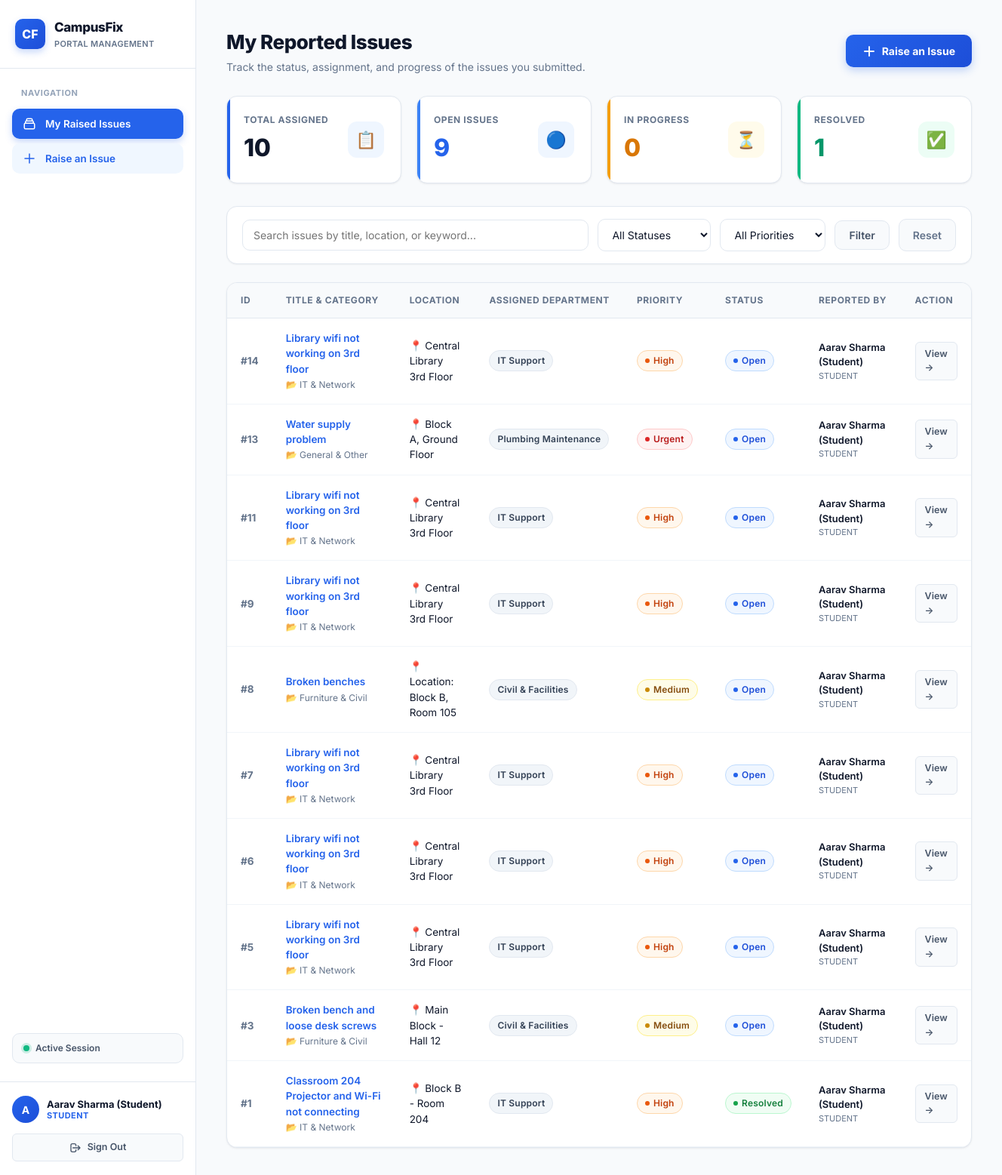
The page /dashboard (signed in) on the database as committed earlier.
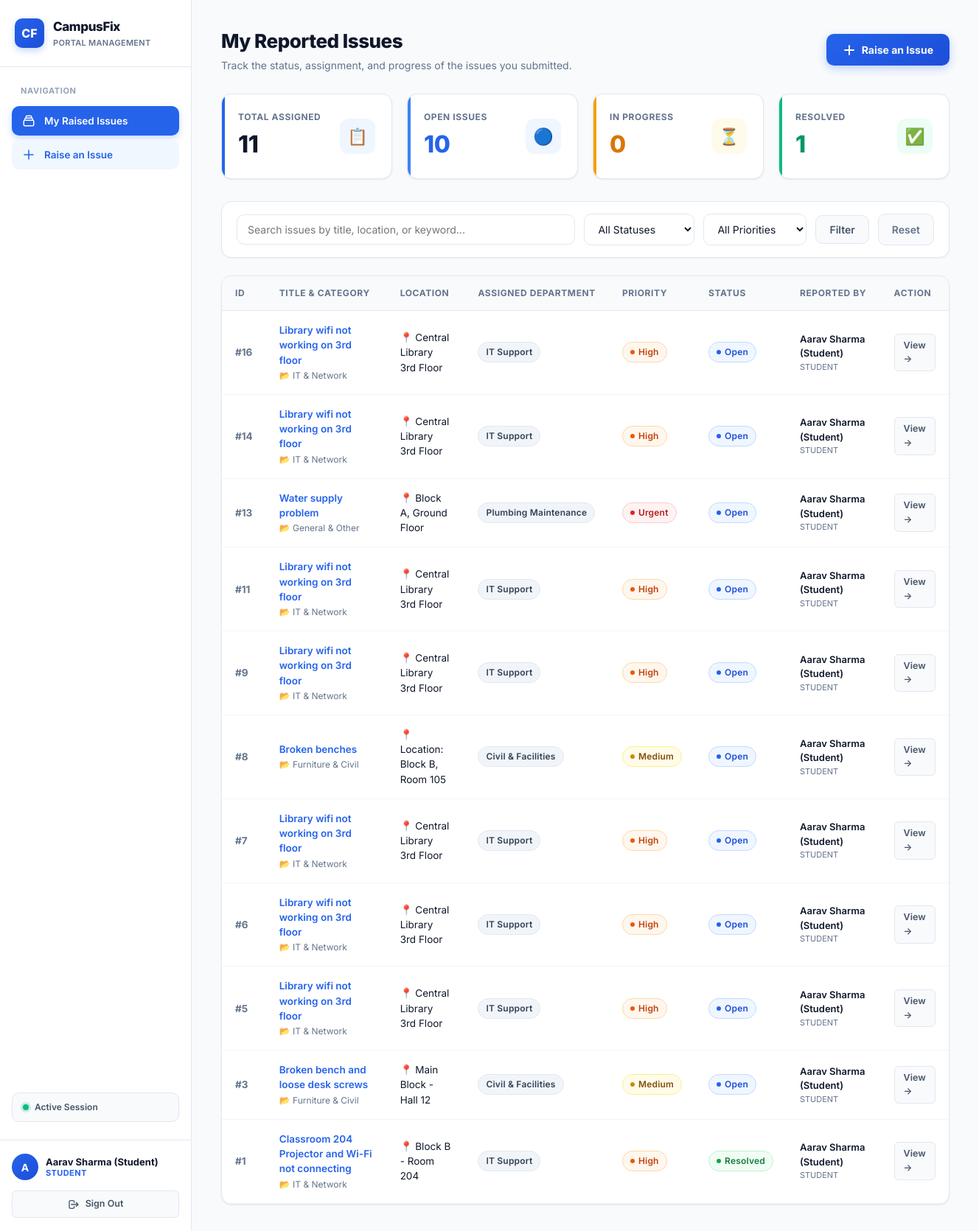
The same page on the database as committed later.
### tables this page shows
CREATE TABLE issues (
        id INTEGER PRIMARY KEY AUTOINCREMENT,
        title TEXT NOT NULL,
        description TEXT NOT NULL,
        category TEXT NOT NULL,
        location TEXT NOT NULL,
        priority TEXT NOT NULL,      -- Low, Medium, High, Urgent
        status TEXT NOT NULL,        -- Open, In Progress, Resolved
        assigned_department TEXT NOT NULL,
        reported_by_id INTEGER NOT NULL,
        reported_by_name TEXT NOT NULL,
        reported_by_role TEXT NOT NULL,
        created_at TIMESTAMP DEFAULT CURRENT_TIMESTAMP,
        updated_at TIMESTAMP DEFAULT CURRENT_TIMESTAMP,
        resolution_notes TEXT, ai_reasoning TEXT,
        FOREIGN KEY (reported_by_id) REFERENCES users (id)
    );

### app.py (the view)
@app.route('/dashboard')
@login_required
def dashboard():
    search = request.args.get('search', '').strip()
    status_filter = request.args.get('status', '').strip()
    priority_filter = request.args.get('priority', '').strip()
    dept_filter = request.args.get('department', '').strip()
    role = session.get('role')
    user_id = session.get('user_id')
    user_dept = session.get('department')
    conn = get_db()
    cursor = conn.cursor()
    query = 'SELECT * FROM issues WHERE 1=1'
    params = []
    if role in ['student', 'faculty']:
        query += ' AND reported_by_id = ?'
        params.append(user_id)
    elif role == 'staff':
        query += ' AND assigned_department = ?'
        params.append(user_dept)
    if search:
        query += ' AND (title LIKE ? OR description LIKE ? OR location LIKE ?)'
        like_str = f'%{search}%'
        params.extend([like_str, like_str, like_str])
    if status_filter:
        query += ' AND status = ?'
        params.append(status_filter)
    if priority_filter:
        query += ' AND priority = ?'
        params.append(priority_filter)
    if role == 'admin' and dept_filter:
        query += ' AND assigned_department = ?'
        params.append(dept_filter)
    query += ' ORDER BY id DESC'
    cursor.execute(query, params)
    issues = cursor.fetchall()
    stats_query = 'SELECT status, COUNT(*) as count FROM issues WHERE 1=1'
    stats_params = []
    if role in ['student', 'faculty']:
        stats_query += ' AND reported_by_id = ?'
        stats_params.append(user_id)
    elif role == 'staff':
        stats_query += ' AND assigned_department = ?'
        stats_params.append(user_dept)
    stats_query += ' GROUP BY status'
    cursor.execute(stats_query, stats_params)
    status_counts = {row['status']: row['count'] for row in cursor.fetchall()}
    total_issues = sum(status_counts.values())
    open_issues = status_counts.get('Open', 0)
    in_progress_issues = status_counts.get('In Progress', 0)
    resolved_issues = status_counts.get('Resolved', 0)
    cursor.execute('SELECT DISTINCT assigned_department FROM issues WHERE assigned_department IS NOT NULL')
    db_depts = [r['assigned_department'] for r in cursor.fetchall()]
    all_depts = list(set(db_depts + ['Electrical Maintenance', 'Civil & Facilities', 'Plumbing Maintenance', 'IT Support', 'Admin Review']))
    all_depts.sort()
    conn.close()
    return render_template(
        'dashboard.html',
        issues=issues,
        total_issues=total_issues,
        open_issues=open_issues,
        in_progress_issues=in_progress_issues,
        resolved_issues=resolved_issues,
        all_depts=all_depts,
        search=search,
        status_filter=status_filter,
        priority_filter=priority_filter,
        dept_filter=dept_filter
    )

### app.py (called while the page is built)
def login_required(f):
    @wraps(f)
    def decorated_function(*args, **kwargs):
        if 'user_id' not in session:
            flash('Please log in to continue.', 'warning')
            return redirect(url_for('login'))
        return f(*args, **kwargs)
    return decorated_function

### db.py (called while the page is built)
def get_db():
    conn = sqlite3.connect(DATABASE)
    conn.row_factory = sqlite3.Row
    return conn

### templates/dashboard.html (shortened to what this page needs)
{% extends "base.html" %}
{% block content %}
<div class="content-header">
  <div>
    <h1 class="page-title">
      {% if session.get('role') in ['student', 'faculty'] %}
        My Reported Issues
      {% elif session.get('role') == 'staff' %}
        {{ session.get('department') }} Dashboard
      {% elif session.get('role') == 'admin' %}
        Campus Overview & Administration
      {% endif %}
    </h1>
    <p class="page-desc">
      {% if session.get('role') in ['student', 'faculty'] %}
        Track the status, assignment, and progress of the issues you submitted.
      {% elif session.get('role') == 'staff' %}
        Manage and resolve maintenance tickets assigned to {{ session.get('department') }}.
      {% elif session.get('role') == 'admin' %}
        Full institutional control: manage tickets, reassign departments, and monitor metrics.
      {% endif %}
    </p>
  </div>
  {% if session.get('role') != 'staff' %}
  <div>
    <a href="{{ url_for('raise_issue') }}" class="btn-raise-action">
      <svg width="18" height="18" fill="none" stroke="currentColor" viewBox="0 0 24 24"><path stroke-linecap="round" stroke-linejoin="round" stroke-width="2.5" d="M12 4v16m8-8H4"></path></svg>
      Raise an Issue
    </a>
  </div>
  {% endif %}
</div>
<div class="stats-grid">
  <div class="stat-card">
    <div>
      <div class="stat-label">Total Assigned</div>
      <div class="stat-value">{{ total_issues }}</div>
    </div>
    <div class="stat-icon-wrapper stat-icon-all">📋</div>
  </div>
  <div class="stat-card open">
    <div>
      <div class="stat-label">Open Issues</div>
      <div class="stat-value" style="color: #2563eb;">{{ open_issues }}</div>
    </div>
    <div class="stat-icon-wrapper stat-icon-open">🔵</div>
  </div>
  <div class="stat-card progress">
    <div>
      <div class="stat-label">In Progress</div>
      <div class="stat-value" style="color: #d97706;">{{ in_progress_issues }}</div>
    </div>
    <div class="stat-icon-wrapper stat-icon-progress">⏳</div>
  </div>
  <div class="stat-card resolved">
    <div>
      <div class="stat-label">Resolved</div>
      <div class="stat-value" style="color: #059669;">{{ resolved_issues }}</div>
    </div>
    <div class="stat-icon-wrapper stat-icon-resolved">✅</div>
  </div>
</div>
<form method="GET" action="{{ url_for('dashboard') }}" class="filter-bar">
  <div class="filter-input">
    <input
      type="text"
      name="search"
      value="{{ search }}"
      placeholder="Search issues by title, location, or keyword..."
      class="form-input"
    >
  </div>
  <div style="min-width: 150px;">
    <select name="status" class="form-select">
      <option value="">All Statuses</option>
    </select>
  </div>
  <div style="min-width: 140px;">
    <select name="priority" class="form-select">
      <option value="">All Priorities</option>
    </select>
  </div>
  <button type="submit" class="btn btn-secondary">Filter</button>
  <a href="{{ url_for('dashboard') }}" class="btn btn-secondary" style="color: var(--text-muted);">Reset</a>
</form>
<div class="table-container">
  <div class="table-responsive">
    <table class="data-table">
      <thead>
        <tr>
          <th>ID</th>
          <th>Title & Category</th>
          <th>Location</th>
          <th>Assigned Department</th>
          <th>Priority</th>
          <th>Status</th>
          <th>Reported By</th>
          <th>Action</th>
        </tr>
      </thead>
      <tbody>
        {% if issues %}
          {% for issue in issues %}
          <tr>
            <td style="font-weight: 700; color: var(--text-muted);">#{{ issue.id }}</td>
            <td>
              <a href="{{ url_for('issue_detail', issue_id=issue.id) }}" style="font-weight: 600; color: var(--primary); text-decoration: none;">
                {{ issue.title }}
              </a>
              <div style="font-size: 12px; color: var(--text-muted); margin-top: 2px;">
                📂 {{ issue.category }}
              </div>
            </td>
            <td>
              <span style="font-size: 13.5px;">📍 {{ issue.location }}</span>
            </td>
            <td>
              <span class="badge badge-dept">{{ issue.assigned_department }}</span>
            </td>
            <td>
              <span class="badge badge-{{ issue.priority.lower() }}">
                {{ issue.priority }}
              </span>
            </td>
            <td>
              <span class="badge badge-{{ issue.status.lower().replace(' ', '-') }}">
                {{ issue.status }}
              </span>
            </td>
            <td style="font-size: 13px;">
              <div style="font-weight: 600;">{{ issue.reported_by_name }}</div>
              <div style="font-size: 11px; color: var(--text-muted); text-transform: uppercase;">{{ issue.reported_by_role }}</div>
            </td>
            <td>
              <a href="{{ url_for('issue_detail', issue_id=issue.id) }}" class="btn btn-secondary btn-sm">
                View &rarr;
              </a>
            </td>
          </tr>
          {% endfor %}
        {% endif %}
      </tbody>
    </table>
  </div>
</div>
{% endblock %}

### templates/base.html (shortened to what this page needs)
<!DOCTYPE html>
<html lang="en">
<head>
  <link rel="stylesheet" href="{{ url_for('static', filename='style.css') }}">
</head>
<body>
  {% if session.get('user_id') %}
  <div class="app-layout">
    <aside class="sidebar">
      <div class="sidebar-header">
        <div class="logo-box">
          <div class="logo-icon">CF</div>
          <div class="logo-text">
            <span class="logo-title">CampusFix</span>
            <span class="logo-subtitle">Portal Management</span>
          </div>
        </div>
      </div>
      <nav class="sidebar-nav">
        <div class="nav-section-title">Navigation</div>
        {% if session.get('role') in ['student', 'faculty'] %}
        <a href="{{ url_for('dashboard') }}" class="nav-link {% if request.endpoint == 'dashboard' %}active{% endif %}">
          <svg class="nav-svg" fill="none" stroke="currentColor" viewBox="0 0 24 24"><path stroke-linecap="round" stroke-linejoin="round" stroke-width="2" d="M19 11H5m14 0a2 2 0 012 2v6a2 2 0 01-2 2H5a2 2 0 01-2-2v-6a2 2 0 012-2m14 0V9a2 2 0 00-2-2M5 11V9a2 2 0 012-2m0 0V5a2 2 0 012-2h6a2 2 0 012 2v2M7 7h10"></path></svg>
          <span>My Raised Issues</span>
        </a>
        <a href="{{ url_for('raise_issue') }}" class="nav-link nav-highlight {% if request.endpoint == 'raise_issue' %}active{% endif %}">
          <svg class="nav-svg" fill="none" stroke="currentColor" viewBox="0 0 24 24"><path stroke-linecap="round" stroke-linejoin="round" stroke-width="2" d="M12 4v16m8-8H4"></path></svg>
          <span>Raise an Issue</span>
        </a>
        {% endif %}
        <div class="nav-role-badge">
          {% if session.get('role') == 'staff' %}
            <span class="pulse-dot"></span> Staff: {{ session.get('department') }}
          {% elif session.get('role') == 'admin' %}
            <span class="pulse-dot"></span> Admin Privilege
          {% else %}
            <span class="pulse-dot"></span> Active Session
          {% endif %}
        </div>
      </nav>
      <div class="sidebar-footer">
        <div class="user-badge">
          <div class="user-avatar">{{ session.get('full_name', 'U')[0] }}</div>
          <div class="user-info">
            <div class="user-name">{{ session.get('full_name') }}</div>
            <div class="user-role-tag">{{ session.get('role') }}</div>
          </div>
        </div>
        <a href="{{ url_for('logout') }}" class="btn-logout">
          <svg width="16" height="16" fill="none" stroke="currentColor" viewBox="0 0 24 24"><path stroke-linecap="round" stroke-linejoin="round" stroke-width="2" d="M17 16l4-4m0 0l-4-4m4 4H7m6 4v1a3 3 0 01-3 3H6a3 3 0 01-3-3V7a3 3 0 013-3h4a3 3 0 013 3v1"></path></svg>
          Sign Out
        </a>
      </div>
    </aside>
    <main class="main-content">
      {% block content %}{% endblock %}
    </main>
  </div>
  {% else %}
    {% block auth_content %}{% endblock %}
  {% endif %}
</body>
</html>

Rows that differ between the two databases and show on the page:
added issues: id "16", title "Library wifi not working on 3rd floor", category "IT & Network", location "Central Library 3rd Floor", assigned_department "IT Support", priority "High", status "Open", reported_by_name "Aarav Sharma (Student)", reported_by_role "STUDENT"
Other text that changed with them:
{{ total_issues }}: "10" → "11"
{{ open_issues }}: "9" → "10"
